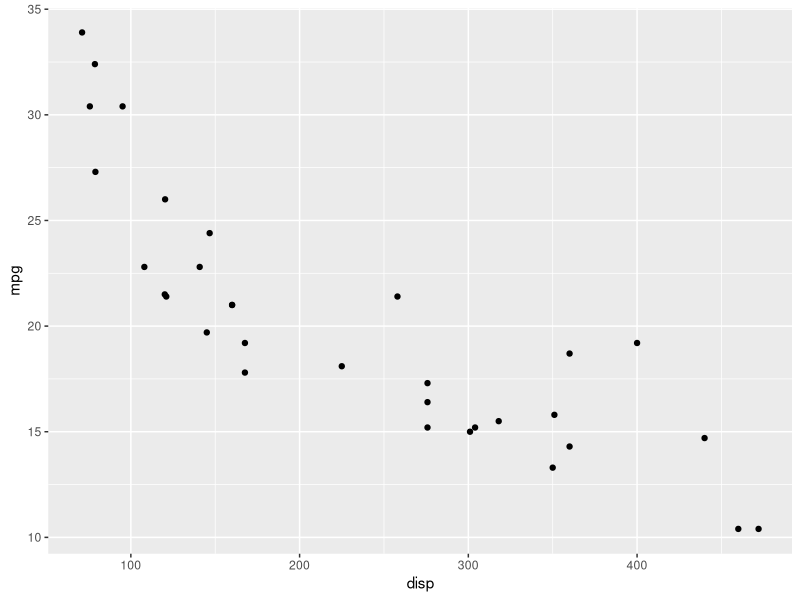
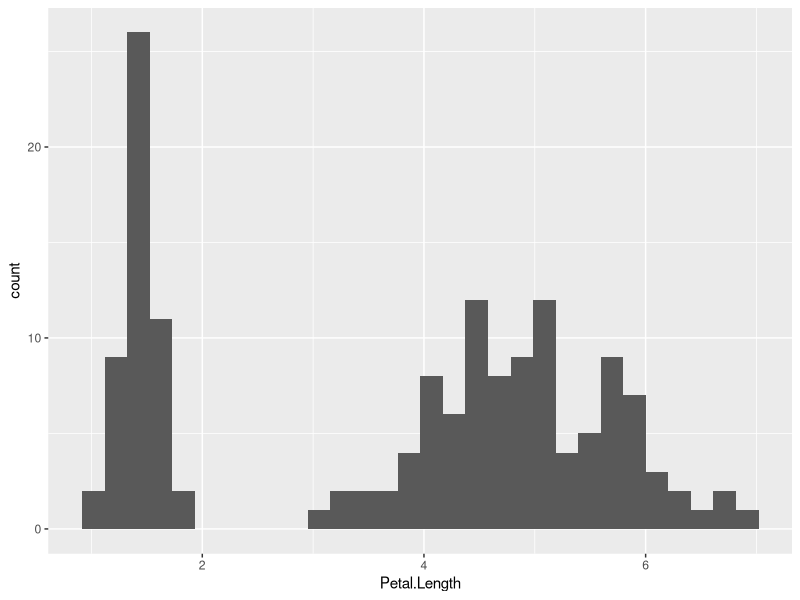
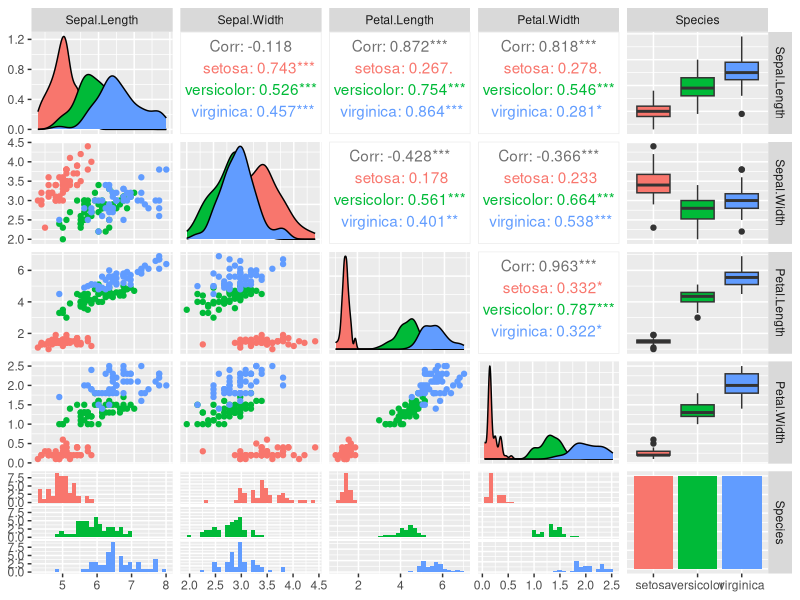

Reproduce these figures in R, in order.
library(datasets)
data(iris)
library(ggplot2)
install.packages("GGally")
library(GGally)

ggplot(aes(x=disp,y=mpg,),data=mtcars)+geom_point()
ggplot(aes(x=Petal.Length),data=iris)+geom_histogram(alpha=1)

ggpairs(iris, mapping=ggplot2::aes(colour = Species))
